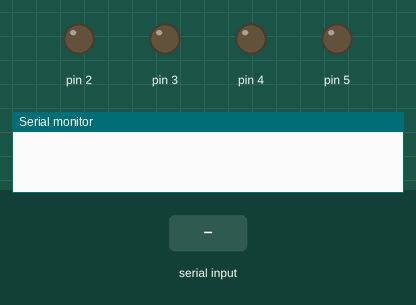
Bench run of a sketch on a simulated Arduino Uno, built with avr-gcc and run on an emulated ATmega328P. On the bench: output pins drawn as LEDs (lit = HIGH), the last lines printed to the serial monitor. Dashed ring = blinking. Inputs (shaded band) come from the test bench.

Above: at 1.2 s.
1.3 s: "serie1\n" received over Serial
At 1.4 s:
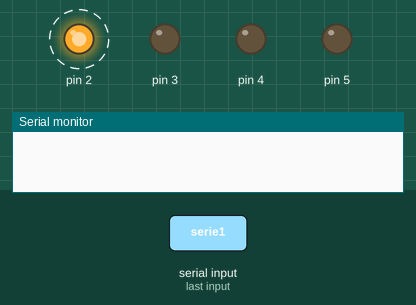
At 1.8 s:
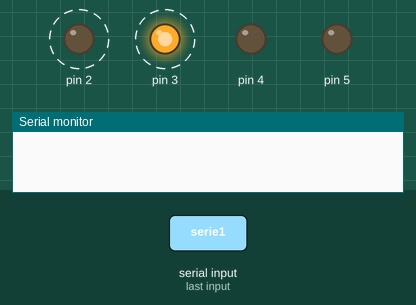
4.3 s: "serie3\n" received over Serial
At 6.3 s:
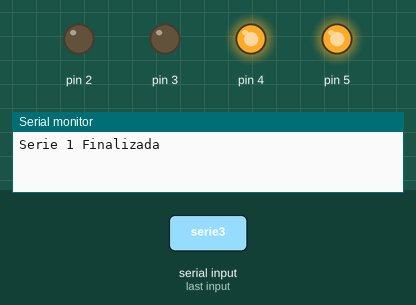
10.3 s: "serie2\n" received over Serial
Timing chart, 0 to 19.3 s (numbered marks = the images above; inputs shaded):
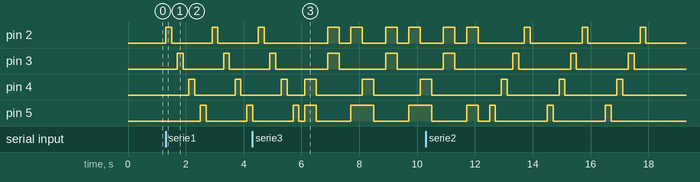

Measured:
- after the input at 1.3 s, pin 2: alternates HIGH for 0.20 s and LOW for 1.4 s, starting at once; pin 3: alternates HIGH for 0.20 s and LOW for 1.4 s, starting after 0.41 s; pin 4: alternates HIGH for 0.20 s and LOW for 1.4 s, starting after 0.81 s; pin 5: LOW → HIGH after 1.2 s, → LOW 0.20 s later, → HIGH 1.4 s later

The sketch:

practica2comuni.ino
```cpp
int i;
int x;
int y;
String men1="¿Que serie desea?(serie1,serie2,serie3)";
String men2="Serie 1 Finalizada";
String men3="Serie 2 Finalizada";
String men4="Serie 3 Finalizada";
void setup()
{
Serial.begin(9600);
pinMode(2,OUTPUT);
pinMode(3,OUTPUT);
pinMode(4,OUTPUT);
pinMode(5,OUTPUT);


}
void loop()
{
  String serie;
if(Serial.available()){
    serie=Serial.readStringUntil('\n');
  if(serie=="serie1"){
      for(int y=0;y<3;y++){
        for(int i=2;i<6;i++){
          digitalWrite(i,HIGH);
         delay(200);
         digitalWrite(i,LOW);
         delay(200);
        }

      }
       Serial.println(men2);
    }else{
        if(serie=="serie2"){
      for(int y=0;y<3;y++){
        for(int i=6;i>1;i--){
         digitalWrite(i,HIGH);
         delay(200);
         digitalWrite(i,LOW);
         delay(200);

    }

  }
  Serial.println(men3);

        }else{
          if(serie=="serie3"){
            for(int y=0;y<3;y++){
              digitalWrite(5,HIGH);
              digitalWrite(4,HIGH);
              delay(200);
              delay(200);
              digitalWrite(5,LOW);
              digitalWrite(4,LOW);
              delay(200);
              delay(200);
              digitalWrite(2,HIGH);
              digitalWrite(3,HIGH);
              delay(200);
              delay(200);
              digitalWrite(2,LOW);
              digitalWrite(3,LOW);
              delay(200);
              delay(200);
              digitalWrite(5,HIGH);
              digitalWrite(2,HIGH);
              delay(200);
              delay(200);
              digitalWrite(5,LOW);
              digitalWrite(2,LOW);
            }
            Serial.println(men4);
          }
        }
    }
  }
}
```
